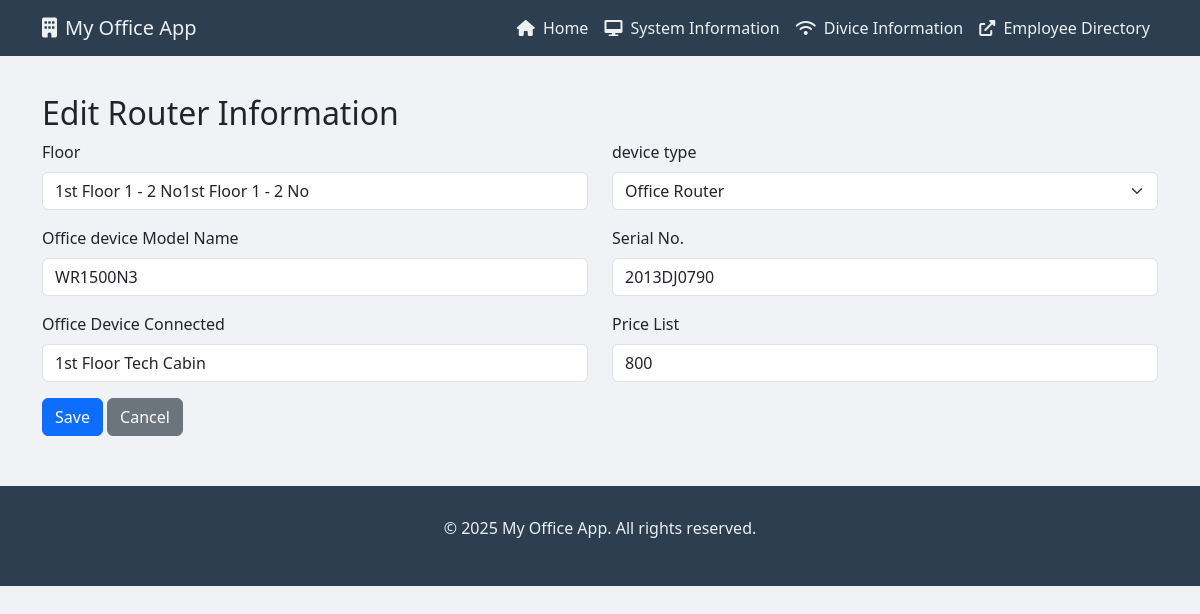
/router_info/edit/1, run on the app's committed database.
### app.py (models this page shows, shortened)
class Router(db.Model):
    id = db.Column(db.Integer, primary_key=True)
    department = db.Column(db.String(100))
    router_name = db.Column(db.String(100))
    router_model_name = db.Column(db.String(100))
    serial_no = db.Column(db.String(100))
    router_connected = db.Column(db.String(100))
    price_list = db.Column(db.String(100))

### app.py (the view, shortened to what this page needs)
@app.route('/router_info/edit/<int:id>', methods=['GET', 'POST'])
def edit_router_info(id):
    router = Router.query.get_or_404(id)
    return render_template('router_info_form.html', router=router, title='Edit Router Information')

### app.py (called while the page is built)
@app.context_processor
def inject_datetime():
    return {'datetime': datetime}

### templates/router_info_form.html (shortened to what this page needs)
{% extends "base.html" %}
{% block content %}
    <div class="container mt-4">
        <h2>{{ title }}</h2>
        <form method="POST">
            <div class="row">
                <div class="col-md-6 mb-3">
                    <label for="department" class="form-label">Floor</label>
                    <input type="text" class="form-control" id="department" name="department" value="{{ router.department if router else '' }}">
                </div>
                <div class="col-md-6 mb-3">
                    <label for="router_model_name" class="form-label">device type</label>
                    <select class="form-select" id="router_model_name" name="router_model_name">
                        <option value="Router">Office Router</option>
                    </select>
                </div>
                <div class="col-md-6 mb-3">
                    <label for="router_name" class="form-label">Office device Model Name</label>
                    <input type="text" class="form-control" id="router_name" name="router_name" value="{{ router.router_name if router else '' }}">
                </div>
                <div class="col-md-6 mb-3">
                    <label for="serial_no" class="form-label">Serial No.</label>
                    <input type="text" class="form-control" id="serial_no" name="serial_no" value="{{ router.serial_no if router else '' }}">
                </div>
                <div class="col-md-6 mb-3">
                    <label for="router_connected" class="form-label">Office Device Connected</label>
                    <input type="text" class="form-control" id="router_connected" name="router_connected" value="{{ router.router_connected if router else '' }}">
                </div>
                <div class="col-md-6 mb-3">
                    <label for="price_list" class="form-label">Price List</label>
                    <input type="text" class="form-control" id="price_list" name="price_list" value="{{ router.price_list if router else '' }}">
                </div>
            </div>
            <button type="submit" class="btn btn-primary">Save</button>
            <a href="{{ url_for('router_info_list') }}" class="btn btn-secondary">Cancel</a>
        </form>
    </div>
{% endblock %}

### templates/base.html (style rules this page uses)
body { font-family: 'Segoe UI', Tahoma, Geneva, Verdana, sans-serif; background-color: #f0f2f5; overflow-x: hidden; padding-top: 70px; }

### data on the page
Router: department "1st Floor 1 - 2 No1st Floor 1 - 2 No", router_name "WR1500N3", serial_no "2013DJ0790", router_connected "1st Floor Tech Cabin", price_list "800"

### other printed values
{{ title }} "Edit Router Information"
